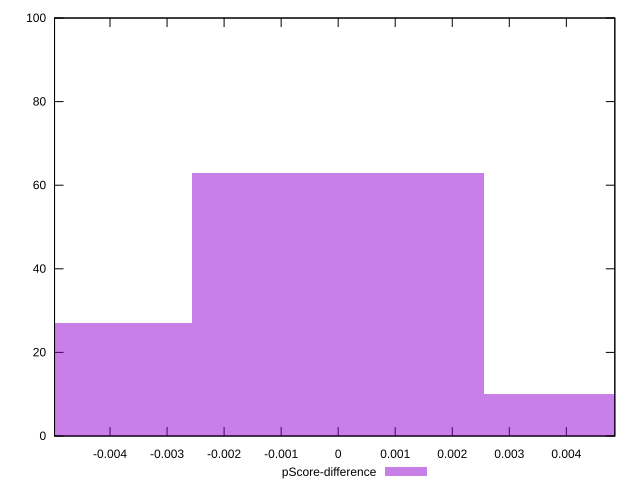

Recreate this plot in gnuplot.
reset

$pScoreDifference <<EOF
0 63
0.005126234980486443 10
-0.005126234980486443 27
EOF

set key outside below
set boxwidth 0.005126234980486443
set xrange [-0.004972698027112615:0.004849854594439623]
set yrange [0:100]
set trange [0:100]
set style fill transparent solid 0.5 noborder
set terminal svg size 640, 490 enhanced background rgb 'white'
set output "report_0_00242021-02-20T12:25:28.543Z/interactive/samples/pages/pScore-difference/histogram.svg"

plot $pScoreDifference title "pScore-difference" with boxes

reset
